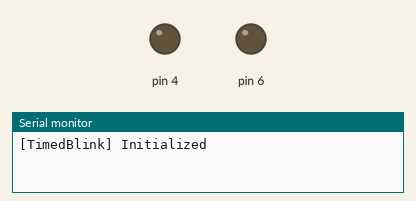
This sketch was run on a simulated Arduino Uno, built with avr-gcc and run on an emulated ATmega328P. Shown: output pins drawn as LEDs (lit = HIGH), the last lines printed to the serial monitor.

Above: at 0.1 s.
At 17.1 s:
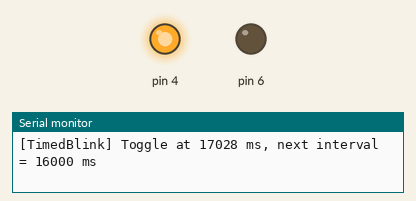
Timing chart, 0 to 34.5 s (numbered marks = the images above):
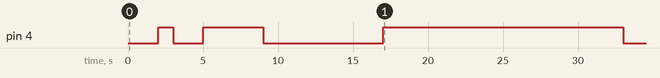

Measured:
- by itself, pin 4: goes HIGH 1.0 s, LOW 2.0 s, HIGH 4.0 s, LOW 8.0 s, HIGH 16.0 s, then LOW

The sketch:

sketch.ino
```cpp
#include "component_mapping.h"
#include "component_registry.h"
#include "adaptor_registry.h"

#include "gpio_socket.h"

#include "led_driver.h"
#include "ultrasonic_driver.h"

#include "led_adaptor.h"
#include "ultrasonic_adaptor.h"

#include "hook_registry.h"
#include "distance_to_led_hook.h"
#include "timed_blink_hook.h"


// Hardware objects

GpioSocket ledSocket(
    SOCKET_GPIO_1
);

LedDriver ledDriver(
    &ledSocket
);

LedAdaptor ledAdaptor(
    &ledDriver
);


GpioSocket ultrasonicSocket(
    SOCKET_GPIO_2
);

UltrasonicDriver ultrasonicDriver(
    &ultrasonicSocket
);

UltrasonicAdaptor ultrasonicAdaptor(
    &ultrasonicDriver
);


// Registries

AdaptorRegistry adaptorRegistry;

ComponentRegistry componentRegistry(
    &adaptorRegistry
);


// Hooks

DistanceToLedHook distanceToLedHook(
    &ultrasonicAdaptor,
    &ledAdaptor
);

TimedBlinkHook timedBlinkHook(
    &ledAdaptor
);


HookRegistry hookRegistry;


void setup() {
    Serial.begin(115200);

    // Register available adaptors
    adaptorRegistry.registerAdaptor(
        "led_adaptor",
        &ledAdaptor
    );

    adaptorRegistry.registerAdaptor(
        "ultrasonic_adaptor",
        &ultrasonicAdaptor
    );

    componentRegistry.init();

    ledAdaptor.init();
    ultrasonicAdaptor.init();

    // Hooks
    hookRegistry.registerHook(
        &timedBlinkHook
    );

    // Disabled for the timed blink test.
    // hookRegistry.registerHook(
    //     &distanceToLedHook
    // );

    hookRegistry.initAll();
}


void loop() {
    hookRegistry.tickAll();

    delay(10);
}
```

led_adaptor.h
```cpp
#ifndef LED_ADAPTOR_H
#define LED_ADAPTOR_H

#include "led_driver.h"

class LedAdaptor {
public:
    LedAdaptor(LedDriver* driver);
    void init();
    void on();
    void off();
    void toggle();
    void blink(unsigned long ms); // turns on, auto-off after ms
    void update(); // call every loop() to handle blink timing

private:
    LedDriver* _driver;
    bool _state;
    bool _blinking;
    unsigned long _blinkOffAt;
};

#endif
```

ultrasonic_adaptor.h
```cpp
#ifndef ULTRASONIC_ADAPTOR_H
#define ULTRASONIC_ADAPTOR_H

#include "ultrasonic_driver.h"

class UltrasonicAdaptor {
public:
    UltrasonicAdaptor(UltrasonicDriver* driver);

    void init();
    float getDistanceCm();

private:
    UltrasonicDriver* _driver;
};

#endif
```

component_mapping.h
```cpp
#ifndef COMPONENT_MAPPING_H
#define COMPONENT_MAPPING_H

#include "socket_mapping.h"

struct ComponentConfig {
    const char* name;
    const char* adaptor;
    uint8_t socket;
};

static const ComponentConfig COMPONENTS[] = {
    { "led_1",        "led_adaptor",        SOCKET_GPIO_1 },
    { "ultrasonic_1", "ultrasonic_adaptor", SOCKET_GPIO_2 },
};

static const uint8_t COMPONENT_COUNT =
    sizeof(COMPONENTS) / sizeof(COMPONENTS[0]);

#endif
```

distance_to_led_hook.h
```cpp
#ifndef DISTANCE_TO_LED_HOOK_H
#define DISTANCE_TO_LED_HOOK_H

#include "hook_base.h"
#include "ultrasonic_adaptor.h"
#include "led_adaptor.h"

class DistanceToLedHook : public HookBase {
public:
    DistanceToLedHook(
        UltrasonicAdaptor* ultrasonic,
        LedAdaptor* led
    );

    void init() override;
    void tick() override;

private:
    UltrasonicAdaptor* _ultrasonic;
    LedAdaptor* _led;
};

#endif
```

hook_base.h
```cpp
#ifndef HOOK_BASE_H
#define HOOK_BASE_H

class HookBase {
public:
    virtual void init() = 0;
    virtual void tick() = 0;
    virtual ~HookBase() {}
};

#endif
```

timed_blink_hook.h
```cpp
#ifndef TIMED_BLINK_HOOK_H
#define TIMED_BLINK_H

#include "hook_base.h"
#include "led_adaptor.h"

class TimedBlinkHook : public HookBase {
public:
    TimedBlinkHook(LedAdaptor* led);

    void init() override;
    void tick() override;

private:
    LedAdaptor* _led;

    unsigned long _startTime;
    unsigned long _lastToggle;
    unsigned long _interval;

    bool _started;
    bool _running;
};

#endif
```

socket_mapping.h
```cpp
#ifndef SOCKET_MAPPING_H
#define SOCKET_MAPPING_H

#include <Arduino.h>

// Logical socket IDs
#define SOCKET_I2C_1   1
#define SOCKET_I2C_2   2
#define SOCKET_I2C_3   3

#define SOCKET_GPIO_1  4
#define SOCKET_GPIO_2  5
#define SOCKET_GPIO_3  6


// Physical board mapping
// signal1/signal2 are the signal pins of the physical socket.

struct GpioSocketMapping {
    uint8_t signal1;
    uint8_t signal2;
};

struct I2cSocketMapping {
    uint8_t sda;
    uint8_t scl;
};


// GPIO Socket 4
// LED uses signal 1 → GPIO 4
static const GpioSocketMapping GPIO_SOCKET_4 = {
    4,
    5
};


// GPIO Socket 5
// Ultrasonic uses:
// signal 1 → GPIO 5
// signal 2 → GPIO 6
static const GpioSocketMapping GPIO_SOCKET_5 = {
    6,
    7
};


// GPIO Socket 6
static const GpioSocketMapping GPIO_SOCKET_6 = {
    10,
    11
};


// I2C Socket 1
static const I2cSocketMapping I2C_SOCKET_1 = {
    8,
    9
};


// I2C Socket 2/3 are reserved
static const I2cSocketMapping I2C_SOCKET_2 = {
    255,
    255
};

static const I2cSocketMapping I2C_SOCKET_3 = {
    255,
    255
};


inline const GpioSocketMapping* getGpioSocketMapping(uint8_t socket) {
    switch (socket) {
        case SOCKET_GPIO_1:
            return &GPIO_SOCKET_4;

        case SOCKET_GPIO_2:
            return &GPIO_SOCKET_5;

        case SOCKET_GPIO_3:
            return &GPIO_SOCKET_6;

        default:
            return nullptr;
    }
}


inline const I2cSocketMapping* getI2cSocketMapping(uint8_t socket) {
    switch (socket) {
        case SOCKET_I2C_1:
            return &I2C_SOCKET_1;

        case SOCKET_I2C_2:
            return &I2C_SOCKET_2;

        case SOCKET_I2C_3:
            return &I2C_SOCKET_3;

        default:
            return nullptr;
    }
}

#endif
```

driver_base.h
```cpp
#ifndef DRIVER_BASE_H
#define DRIVER_BASE_H

class DriverBase {
public:
    virtual void init() = 0;
    virtual ~DriverBase() {}
};

#endif
```

led_driver.h
```cpp
#ifndef LED_DRIVER_H
#define LED_DRIVER_H

#include "driver_base.h"
#include "gpio_socket.h"

class LedDriver : public DriverBase {
public:
    LedDriver(GpioSocket* socket);

    void init() override;

    void setState(bool on);

private:
    GpioSocket* _socket;
};

#endif
```

ultrasonic_driver.h
```cpp
#ifndef ULTRASONIC_DRIVER_H
#define ULTRASONIC_DRIVER_H

#include "driver_base.h"
#include "gpio_socket.h"

class UltrasonicDriver : public DriverBase {
public:
    UltrasonicDriver(GpioSocket* socket);

    void init() override;

    float getDistanceCm();

private:
    GpioSocket* _socket;
};

#endif
```

adaptor_registry.cpp
```cpp
#include "adaptor_registry.h"
#include <string.h>

void AdaptorRegistry::registerAdaptor(const char* name, void* adaptor) {
    if (_count >= MAX_ADAPTORS) return;

    _entries[_count].name = name;
    _entries[_count].adaptor = adaptor;
    _count++;
}

void* AdaptorRegistry::getAdaptor(const char* name) {
    for (int i = 0; i < _count; i++) {
        if (strcmp(_entries[i].name, name) == 0) {
            return _entries[i].adaptor;
        }
    }

    return nullptr;
}
```

adaptor_registry.h
```cpp
#ifndef ADAPTOR_REGISTRY_H
#define ADAPTOR_REGISTRY_H

class AdaptorRegistry {
public:
    void registerAdaptor(const char* name, void* adaptor);
    void* getAdaptor(const char* name);

private:
    struct Entry {
        const char* name;
        void* adaptor;
    };

    static const int MAX_ADAPTORS = 20;

    Entry _entries[MAX_ADAPTORS];
    int _count = 0;
};

#endif
```

component_registry.cpp
```cpp
#include "component_registry.h"
#include <string.h>

ComponentRegistry::ComponentRegistry(AdaptorRegistry* adaptorRegistry)
    : _adaptorRegistry(adaptorRegistry) {}

void ComponentRegistry::init() {
    _count = 0;

    for (int i = 0; i < COMPONENT_COUNT && i < MAX_COMPONENTS; i++) {

        void* adaptor =
            _adaptorRegistry->getAdaptor(COMPONENTS[i].adaptor);

        if (adaptor == nullptr) {
            continue;
        }

        _components[_count].name = COMPONENTS[i].name;
        _components[_count].adaptor = COMPONENTS[i].adaptor;
        _components[_count].socket = COMPONENTS[i].socket;
        _components[_count].adaptorObject = adaptor;

        _count++;
    }
}

void* ComponentRegistry::get(const char* name) {
    for (int i = 0; i < _count; i++) {
        if (strcmp(_components[i].name, name) == 0) {
            return _components[i].adaptorObject;
        }
    }

    return nullptr;
}
```

component_registry.h
```cpp
#ifndef COMPONENT_REGISTRY_H
#define COMPONENT_REGISTRY_H

#include "component_mapping.h"
#include "adaptor_registry.h"

class ComponentRegistry {
public:
    ComponentRegistry(AdaptorRegistry* adaptorRegistry);

    void init();

    void* get(const char* name);

private:
    struct Entry {
        const char* name;
        const char* adaptor;
        uint8_t socket;
        void* adaptorObject;
    };

    static const int MAX_COMPONENTS = 20;

    Entry _components[MAX_COMPONENTS];
    int _count = 0;

    AdaptorRegistry* _adaptorRegistry;
};

#endif
```

hook_registry.h
```cpp
#ifndef HOOK_REGISTRY_H
#define HOOK_REGISTRY_H

#include "hook_base.h"

#define MAX_HOOKS 10

class HookRegistry {
public:
    void registerHook(HookBase* hook);
    void initAll();
    void tickAll();

private:
    HookBase* _hooks[MAX_HOOKS];
    int _count = 0;
};

#endif
```

gpio_socket.h
```cpp
#ifndef GPIO_SOCKET_H
#define GPIO_SOCKET_H

#include <Arduino.h>

class GpioSocket {
public:
    GpioSocket(uint8_t socket);

    void init(uint8_t signal, uint8_t mode);

    void write(uint8_t signal, uint8_t value);

    int read(uint8_t signal);

    unsigned long pulseInSignal(
        uint8_t signal,
        uint8_t state,
        unsigned long timeout
    );

private:
    uint8_t _socket;

    uint8_t getPin(uint8_t signal);
};

#endif
```
